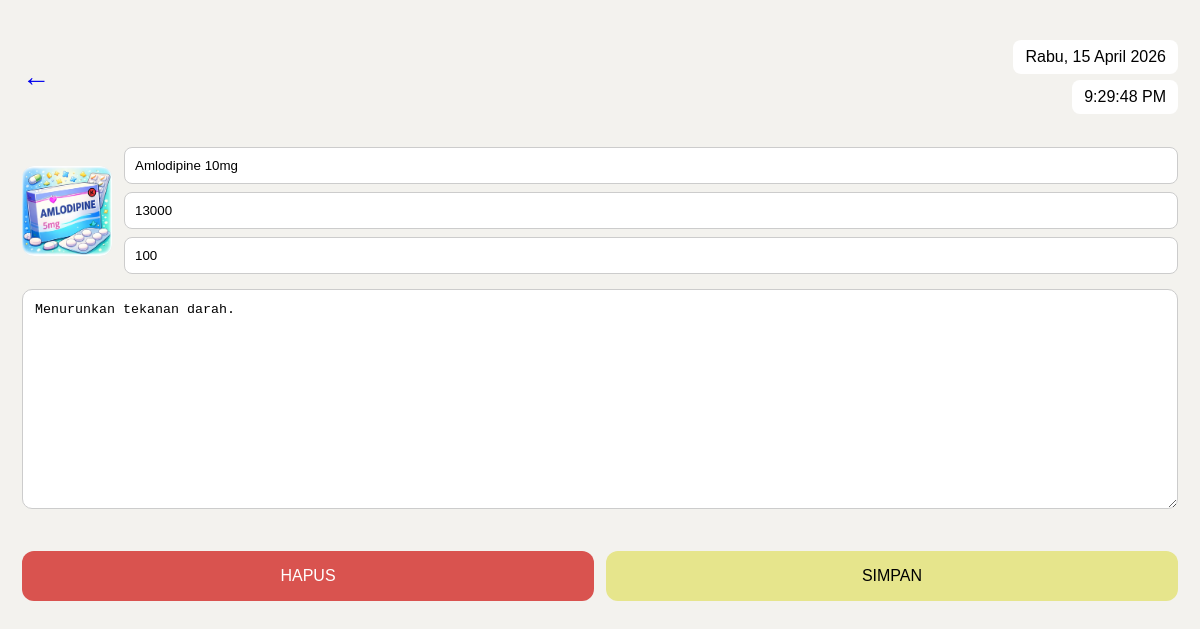
Before: /edit_product.php?id=18 (signed in) with the older database file.
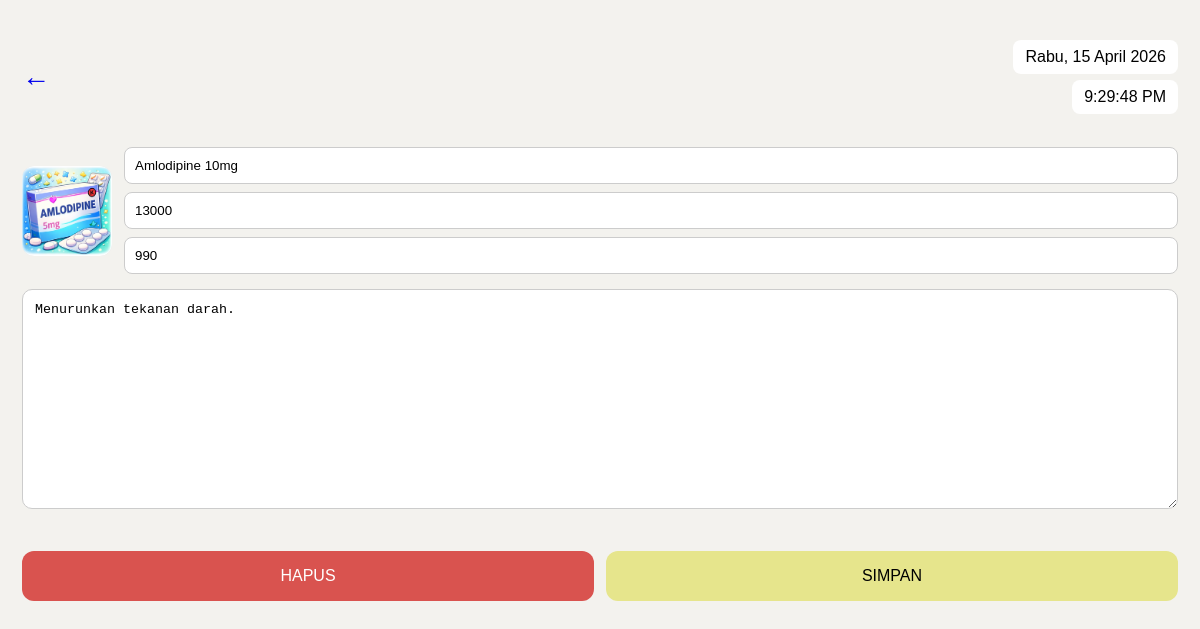
After: the same page with the newer database file.
### tables this page shows
CREATE TABLE `obat` (
  `id_obat` int(20) NOT NULL,
  `nama` text NOT NULL,
  `produsen` text NOT NULL,
  `stok` int(50) NOT NULL,
  `harga` int(255) NOT NULL,
  `gambar` varchar(255) DEFAULT 'img/default.png',
  `deskripsi` text DEFAULT NULL
);

### edit_product.php (the view, shortened to what this page needs)
<?php
include "koneksi.php";
$id = $_POST['id'] ?? $_GET['id'] ?? 0;
$data = mysqli_fetch_assoc(mysqli_query($conn,"SELECT * FROM obat WHERE id_obat='$id'"));
?>
<!DOCTYPE html>
<html>
<head>
<link rel="stylesheet" href="css/edit_product.css">
</head>
<body>
<br>
<div class="container">
<div class="top-bar">
    <a href="edit_obat.php" class="back">←</a>
    <div class="top-text">
        <div id="dayDate" class="bg"></div>
        <div id="clock" class="bg"></div>
    </div>
</div>
<form method="POST" enctype="multipart/form-data">
<br>
<div class="header-box">
    <div class="img-box" onclick="document.getElementById('file').click()">
        <img id="preview" src="<?= $data['gambar'] ?>" class="img">
    </div>
    <div class="info">
        <input type="text" name="nama" value="<?= $data['nama'] ?>" required>
        <input type="number" name="harga" value="<?= $data['harga'] ?>" required>
        <input type="number" name="stok" value="<?= $data['stok'] ?>" required>
    </div>
</div>
<textarea name="deskripsi"><?= $data['deskripsi'] ?? '' ?></textarea>
<br><br>
<div class="btn-group">
    <button type="button" class="btn-hapus" onclick="openHapus()">HAPUS</button>
    <button type="button" class="btn-simpan" onclick="openSimpan()">SIMPAN</button>
</div>
</form>
</div>
</body>
</html>

Changed rows visible on the page:
changed obat "Amlodipine 10mg": stok "100" → "990"
